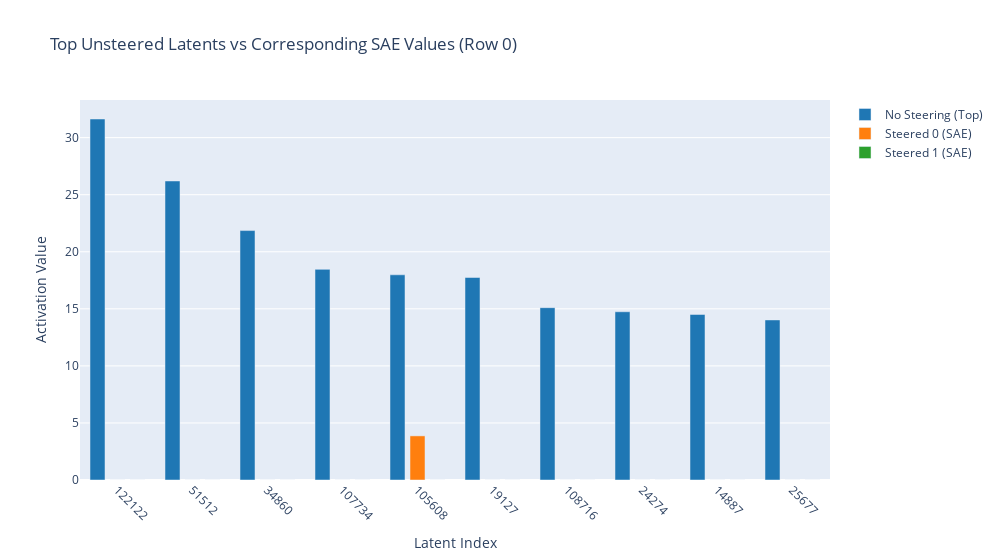
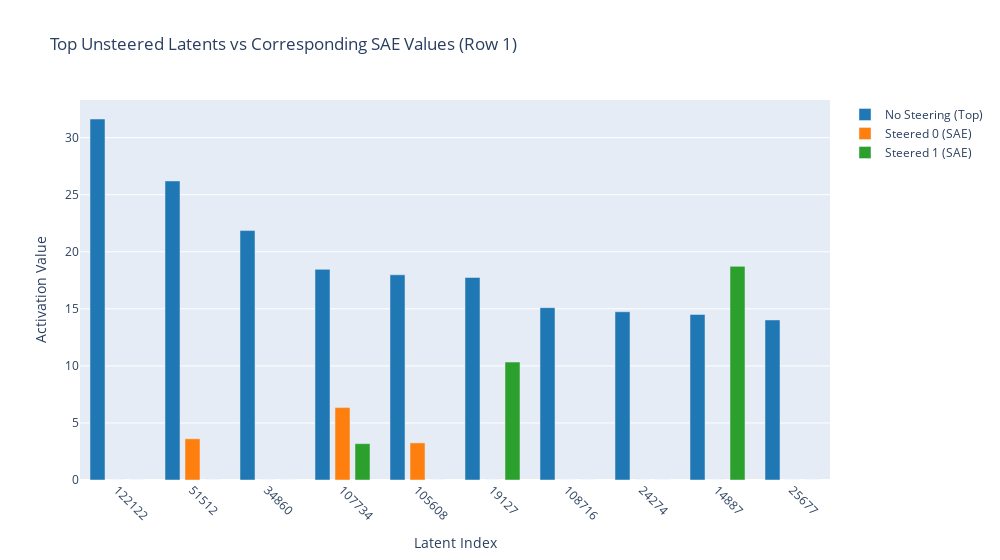
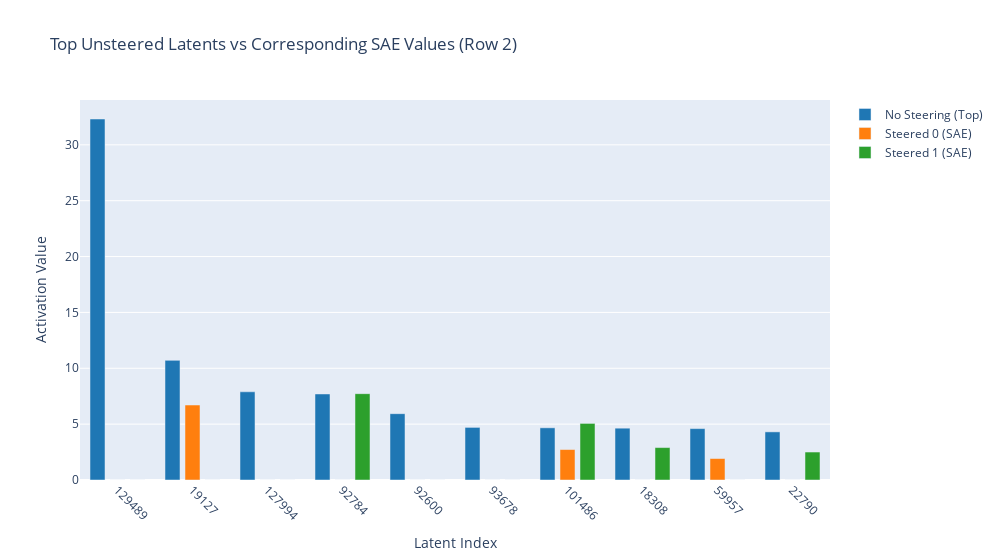
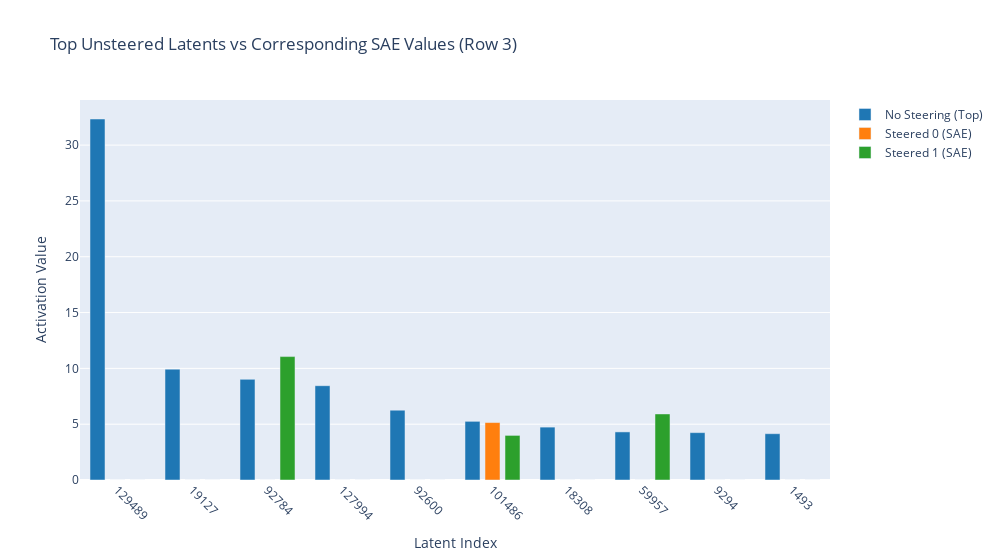

Write notebook code for charts like these, in order.
### Markdown cell above
## Result 3: Comparing the Top Latents of unsteered answer with their steered answer's corresponding latents:

### Code cell
plot_activations_comparison_with_sae(correct_df, 0)  # Replace 0 with any row number you want to analyze

### Figure 1 — Plotly figure (JSON) as saved in the notebook; plotly's stock layout.template omitted (floating-point values rounded to 4 significant figures)
{"data": [{"marker": {"color": "#1f77b4"}, "name": "No Steering (Top)", "type": "bar", "width": 0.2, "x": ["122122", "51512", "34860", "107734", "105608", "19127", "108716", "24274", "14887", "25677"], "y": [31.63, 26.2, 21.86, 18.46, 17.98, 17.75, 15.1, 14.74, 14.51, 14.03]}, {"marker": {"color": "#ff7f0e"}, "name": "Steered 0 (SAE)", "type": "bar", "width": 0.2, "x": ["122122", "51512", "34860", "107734", "105608", "19127", "108716", "24274", "14887", "25677"], "y": [0, 0, 0, 0, 3.865, 0, 0, 0, 0, 0]}, {"marker": {"color": "#2ca02c"}, "name": "Steered 1 (SAE)", "type": "bar", "width": 0.2, "x": ["122122", "51512", "34860", "107734", "105608", "19127", "108716", "24274", "14887", "25677"], "y": [0, 0, 0, 0, 0, 0, 0, 0, 0, 0]}], "layout": {"barmode": "group", "showlegend": true, "title": {"text": "Top Unsteered Latents vs Corresponding SAE Values (Row 0)"}, "width": 1000, "xaxis": {"tickangle": 45, "title": {"text": "Latent Index"}, "type": "category"}, "yaxis": {"title": {"text": "Activation Value"}}}}

### Figure 2 — Plotly figure (JSON) as saved in the notebook; plotly's stock layout.template omitted (floating-point values rounded to 4 significant figures)
{"data": [{"marker": {"color": "#1f77b4"}, "name": "No Steering (Top)", "type": "bar", "width": 0.2, "x": ["122122", "51512", "34860", "107734", "105608", "19127", "108716", "24274", "14887", "25677"], "y": [31.63, 26.2, 21.86, 18.46, 17.98, 17.75, 15.1, 14.74, 14.51, 14.03]}, {"marker": {"color": "#ff7f0e"}, "name": "Steered 0 (SAE)", "type": "bar", "width": 0.2, "x": ["122122", "51512", "34860", "107734", "105608", "19127", "108716", "24274", "14887", "25677"], "y": [0, 3.613, 0, 6.346, 3.252, 0, 0, 0, 0, 0]}, {"marker": {"color": "#2ca02c"}, "name": "Steered 1 (SAE)", "type": "bar", "width": 0.2, "x": ["122122", "51512", "34860", "107734", "105608", "19127", "108716", "24274", "14887", "25677"], "y": [0, 0, 0, 3.186, 0, 10.34, 0, 0, 18.72, 0]}], "layout": {"barmode": "group", "showlegend": true, "title": {"text": "Top Unsteered Latents vs Corresponding SAE Values (Row 1)"}, "width": 1000, "xaxis": {"tickangle": 45, "title": {"text": "Latent Index"}, "type": "category"}, "yaxis": {"title": {"text": "Activation Value"}}}}

### Figure 3 — Plotly figure (JSON) as saved in the notebook; plotly's stock layout.template omitted (floating-point values rounded to 4 significant figures)
{"data": [{"marker": {"color": "#1f77b4"}, "name": "No Steering (Top)", "type": "bar", "width": 0.2, "x": ["129489", "19127", "127994", "92784", "92600", "93678", "101486", "18308", "59957", "22790"], "y": [32.31, 10.71, 7.896, 7.701, 5.938, 4.708, 4.672, 4.638, 4.6, 4.308]}, {"marker": {"color": "#ff7f0e"}, "name": "Steered 0 (SAE)", "type": "bar", "width": 0.2, "x": ["129489", "19127", "127994", "92784", "92600", "93678", "101486", "18308", "59957", "22790"], "y": [0, 6.711, 0, 0, 0, 0, 2.728, 0, 1.922, 0]}, {"marker": {"color": "#2ca02c"}, "name": "Steered 1 (SAE)", "type": "bar", "width": 0.2, "x": ["129489", "19127", "127994", "92784", "92600", "93678", "101486", "18308", "59957", "22790"], "y": [0, 0, 0, 7.727, 0, 0, 5.065, 2.903, 0, 2.503]}], "layout": {"barmode": "group", "showlegend": true, "title": {"text": "Top Unsteered Latents vs Corresponding SAE Values (Row 2)"}, "width": 1000, "xaxis": {"tickangle": 45, "title": {"text": "Latent Index"}, "type": "category"}, "yaxis": {"title": {"text": "Activation Value"}}}}

### Figure 4 — Plotly figure (JSON) as saved in the notebook; plotly's stock layout.template omitted (floating-point values rounded to 4 significant figures)
{"data": [{"marker": {"color": "#1f77b4"}, "name": "No Steering (Top)", "type": "bar", "width": 0.2, "x": ["129489", "19127", "92784", "127994", "92600", "101486", "18308", "59957", "9294", "1493"], "y": [32.34, 9.93, 9.018, 8.448, 6.257, 5.255, 4.737, 4.308, 4.243, 4.147]}, {"marker": {"color": "#ff7f0e"}, "name": "Steered 0 (SAE)", "type": "bar", "width": 0.2, "x": ["129489", "19127", "92784", "127994", "92600", "101486", "18308", "59957", "9294", "1493"], "y": [0, 0, 0, 0, 0, 5.147, 0, 0, 0, 0]}, {"marker": {"color": "#2ca02c"}, "name": "Steered 1 (SAE)", "type": "bar", "width": 0.2, "x": ["129489", "19127", "92784", "127994", "92600", "101486", "18308", "59957", "9294", "1493"], "y": [0, 0, 11.06, 0, 0, 3.996, 0, 5.918, 0, 0]}], "layout": {"barmode": "group", "showlegend": true, "title": {"text": "Top Unsteered Latents vs Corresponding SAE Values (Row 3)"}, "width": 1000, "xaxis": {"tickangle": 45, "title": {"text": "Latent Index"}, "type": "category"}, "yaxis": {"title": {"text": "Activation Value"}}}}
